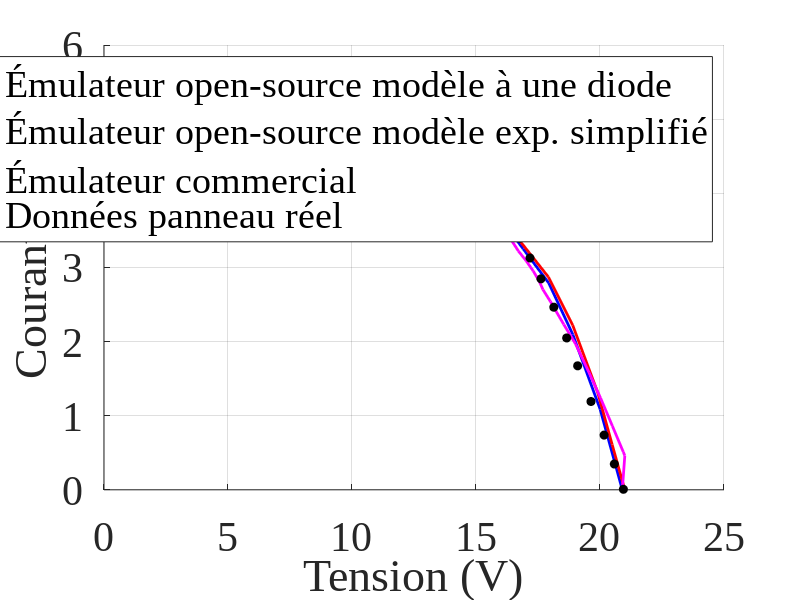

Write MATLAB code to recreate this figure.
% Script MATLAB : comparaison des 3 courbes + points expérimentaux
clear; clc; close all

%% 1) Affichage des trois courbes + points expérimentaux
figure('Color','w','Position',[100 100 900 500]);
hold on; grid on;

% % Émulateur complet
% V_complet = [
%     0
%     13.13;
%     18.31;
%     20.56;
%     21.88;
%     22.68;
%     23.52;
%     24.61;
%     25.46;
%     26.1;
%     26.69;
%     27.24;
%     27.52;
%     27.75;
%     28.18;
% 
%    ];
% 
% I_complet = [
%     4.12;
%     4.03;
%     3.96;
%     3.87;
%     3.72;
%     3.63;
%     3.38;
%     3;
%     2.7;
%     2.19;
%     1.72;
%     0.99;
%     0.59;
%     0.26;
%     0;
% ];

% % Émulateur complet - KC85TS
% V_complete = [
%     0
%     13.20;
%     14.49;
%     15.37;
%     16.52;
%     17.29;
%     18.48;
%     19.51;
%     20.11;
%     20.73;
%     21.23;
%     21.55
%     21.7
% ];
% 
% I_complete = [
%     5.34
%     5.33;
%     5.31;
%     5.28;
%     5.15;
%     5.04;
%     4.29;
%     3.60;
%     2.77;
%     1.85;
%     0.89;
%     0.29
%     0
% ];

% Émulateur complet - Uni‑Solar ES‑62T (S = 1000 W/m^2 et T = 25°C)
V_complete = [
    0;
    9.063915;
    10.677806;
    12.169374;
    13.542478;
    15.171309;
    16.019594;
    16.904531;
    17.930962;
    18.904875;
    20.006903;
    20.9;
];

I_complete = [
    5.06;
    4.823837;
    4.712195;
    4.598453;
    4.414268;
    4.023467;
    3.644424;
    3.249001;
    2.790355;
    2.093971;
    1.085319;
    0;
];

h1 = plot(V_complete,  I_complete,   '-b',  'LineWidth',2);     
% % Émulateur simple 
% V_simple = [
%     0
%     15.59;
%     17.23;
%     18.55;
%     19.60;
%     20.42;
%     21.61;
%     22.88;
%     24.18;
%     25.40;
%     26.10;
%     26.69;
%     27.49;
%     27.97
%     28.18;
% ];
% 
% I_simple = [
%     4.12;
%     4.08;
%     4.06;
%     4.03;
%     3.98;
%     3.94;
%     3.80;
%     3.63;
%     3.18;
%     2.76;
%     2.27;
%     1.84;
%     0.87;
%     0.26;
%     0;
% ];

% % Émulateur simple - KC85TS
% V_simple = [
%     0
%     13.24;
%     14.25;
%     15.19;
%     15.95;
%     17.23;
%     18.29;
%     19.49;
%     20.09;
%     20.62;
%     21.11;
%     21.58
%     21.7
% ];
% 
% I_simple = [
%     5.34
%     5.31;
%     5.29;
%     5.26;
%     5.20;
%     5.04;
%     4.61;
%     4.06;
%     3.36;
%     2.71;
%     1.48;
%     0.29
%     0
% ];

% Émulateur simple - Uni‑Solar ES‑62T (S = 1000 W/m^2 et T = 25°C)
V_simple = [
    0;
    10.14;
    11.60;
    12.88;
    14.14;
    14.96;
    16.69;
    17.92;
    18.90;
    19.91;
    20.49;
    21;
];

I_simple = [
    5.1;
    4.81;
    4.69;
    4.53;
    4.29;
    4.11;
    3.39;
    2.87;
    2.22;
    1.31;
    0.61;
    0;
];


h2 = plot(V_simple, I_simple, '-r', 'LineWidth',2);  % plot modèle exponentielle simple

% % Émulateur commercial
% V_commercial = [
%     0;
%     1.43;
%     4.82;
%     9.5;
%     15.9;
%     18.72;
%     19.9;
%     20.51;
%     22.06;
%     23.07;
%     23.95;
%     24.58;
%     24.79;
%     25.39;
%     25.90;
%     26.43;
%     27.00;
%     27.57;
%     28.09;
%     28.18;
%    ];
% 
% I_commercial = [
%     4.12;
%     4.11;
%     4.09;
%     4.05;
%     3.97;
%     3.89;
%     3.85;
%     3.83;
%     3.73;
%     3.61;
%     3.37;
%     2.96;
%     2.79;
%     2.3;
%     1.87;
%     1.44;
%     0.97;
%     0.5;
%     0.07;
%     0;
% 
% ];

% Émulateur commercial - Uni‑Solar ES‑62T (S = 1000 W/m^2 et T = 25°C)
V_commercial = [
    0;
    3.05;
    5.95;
    7.42;
    10.72;
    11.25;
    12.2;
    12.93;
    13.54;
    14.22;
    14.28;
    14.6;
    14.9;
    15.08;
    15.31;
    15.63;
    15.84;
    16.05;
    16.26;
    16.46;
    16.71;
    17.02;
    17.31;
    17.54;
    17.7;
    18;
    18.54;
    19.01;
    19.56;
    20.02;
    20.5;
    20.94;
    21.00;
    20.9;
];

I_commercial = [
    5.02;
    4.99;
    4.89;
    4.82;
    4.61;
    4.57;
    4.48;
    4.40;
    4.32;
    4.22;
    4.21;
    4.15;
    3.99;
    3.89;
    3.76;
    3.68;
    3.59;
    3.51;
    3.43;
    3.35;
    3.22;
    3.09;
    2.95;
    2.82;
    2.70;
    2.54;
    2.23;
    1.97;
    1.58;
    1.24;
    0.86;
    0.51;
    0.46;
    0;
];

h3 = plot(V_commercial, I_commercial, '-m', 'LineWidth', 2);  % plot émulateur commercial

% % Données panneau réel
% tension_orig = [
%     4.440892098500626e-16;
%     2.748058671268336;
%     4.726056945642801;
%     6.688955996548755;
%     8.531061259706648;
%     10.388265746333053;
%     12.215271786022441;
%     14.057377049180333;
%     15.89948231233823;
%     17.726488352027623;
%     19.432700603968943;
%     21.25970664365834;
%     22.81492666091458;
%     24.21915444348578;
%     25.351596203623835;
%     26.197152717860224;
%     26.77092320966351;
%     27.32959447799829;
%     27.722174288179477;
%     28.175150992234713
% ];
% 
% courant_orig = [
%     4.124478442280946;
%     4.118219749652294;
%     4.118219749652295;
%     4.124478442280946;
%     4.118219749652294;
%     4.118219749652294;
%     4.055632823365785;
%     4.055632823365784;
%     3.9993045897079256;
%     3.9993045897079265;
%     3.9993045897079256;
%     3.880389429763558;
%     3.6488178025034763;
%     3.235744089012516;
%     2.7162726008344906;
%     2.1842837273991638;
%     1.6648122392211393;
%     1.0764951321279526;
%     0.4819193324061164;
%     0.006258692628648532
% ];

% % Données panneau réel - KC85TS
% 
% V_pannel = [
%     0.022348;
%     2.805293;
%     5.094829;
%     6.772498;
%     8.805455;
%     10.463411;
%     12.397684;
%     14.430690;
%     15.378120;
%     16.029497;
%     16.384810;
%     16.661175;
%     16.878341;
%     17.075832;
%     17.253636;
%     17.470986;
%     17.629138;
%     17.886134;
%     18.103669;
%     18.341001;
%     18.736670;
%     18.875183;
%     19.112663;
%     19.271036;
%     19.429519;
%     19.607825;
%     19.805966;
%     20.004082;
%     20.261777;
%     20.400719;
%     20.777558;
%     21.115022;
%     21.333500;
%     21.472663;
%     21.611790
% ];
% 
% I_pannel = [
%     5.206208;
%     5.190956;
%     5.172038;
%     5.160649;
%     5.141763;
%     5.122924;
%     5.104050;
%     5.070257;
%     5.051506;
%     5.032791;
%     5.017840;
%     5.002899;
%     4.984239;
%     4.946947;
%     4.894751;
%     4.820190;
%     4.741909;
%     4.615169;
%     4.484708;
%     4.335610;
%     4.052331;
%     3.944239;
%     3.750421;
%     3.605059;
%     3.426158;
%     3.221167;
%     2.986360;
%     2.759006;
%     2.419843;
%     2.181317;
%     1.622264;
%     1.033402;
%     0.615983;
%     0.310376;
%     0.015949
% ];

% Données panneau réel - Uni‑Solar ES‑62T (S = 1000 W/m^2 et T = 25°C)
V_pannel = [
    0.02882096069869089;
    0.8934497816593896;
    1.9021834061135388;
    2.786026200873363;
    3.881222707423584;
    5.0340611353711795;
    6.052401746724891;
    7.041921397379914;
    7.9930131004366824;
    9.14585152838428;
    10.231441048034936;
    11.211353711790395;
    11.845414847161571;
    12.546724890829696;
    13.103930131004367;
    13.584279475982532;
    14.083842794759827;
    14.535371179039304;
    14.929257641921398;
    15.265502183406111;
    15.668995633187771;
    16.034061135371175;
    16.379912663755455;
    16.764192139737993;
    17.177292576419212;
    17.619213973799127;
    18.137991266375543;
    18.656768558951967;
    19.09868995633188;
    19.636681222707423;
    20.165065502183403;
    20.57816593886463;
    20.943231441048034
];

I_pannel = [
    5.0629729729729736;
    5.027837837837839;
    4.98918918918919;
    4.954054054054055;
    4.908378378378379;
    4.862702702702704;
    4.8205405405405415;
    4.781891891891893;
    4.72918918918919;
    4.672972972972974;
    4.616756756756757;
    4.567567567567568;
    4.532432432432433;
    4.4972972972972975;
    4.448108108108109;
    4.391891891891893;
    4.32864864864865;
    4.247837837837839;
    4.152972972972973;
    4.058108108108109;
    3.921081081081082;
    3.7735135135135143;
    3.5978378378378384;
    3.3940540540540547;
    3.1270270270270273;
    2.8459459459459464;
    2.4629729729729735;
    2.0483783783783784;
    1.6724324324324327;
    1.191081081081081;
    0.7378378378378381;
    0.3478378378378384;
    0.007027027027026733
];

h4 = plot(V_pannel, I_pannel, 'ko', ...      % plot données panneau réel
          'MarkerSize',6, 'MarkerFaceColor','k');

xlabel('Tension (V)', 'FontSize', 30);
ylabel('Courant (A)', 'FontSize', 30); 
legend([h1 h2 h3 h4], ...
       {'Émulateur open-source modèle à une diode', 'Émulateur open-source modèle exp. simplifié', 'Émulateur commercial', 'Données panneau réel'}, ...
       'Location','best');

% Configurations de police pour les graduations des axes
set(gca, 'FontSize', 30); % Adjusted font size based on your image


% Apply Times New Roman font to all text elements
set(findall(gcf, '-property','FontName'),'FontName','Times New Roman');
set(findall(gca, '-property','FontName'),'FontName','Times New Roman');

hold off; % Relâcher le tracé
